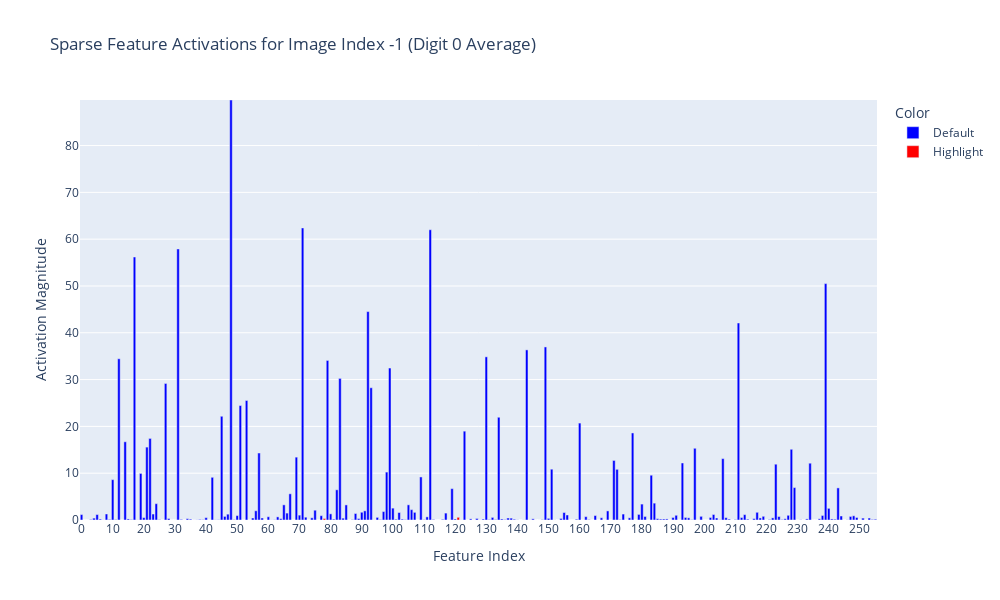
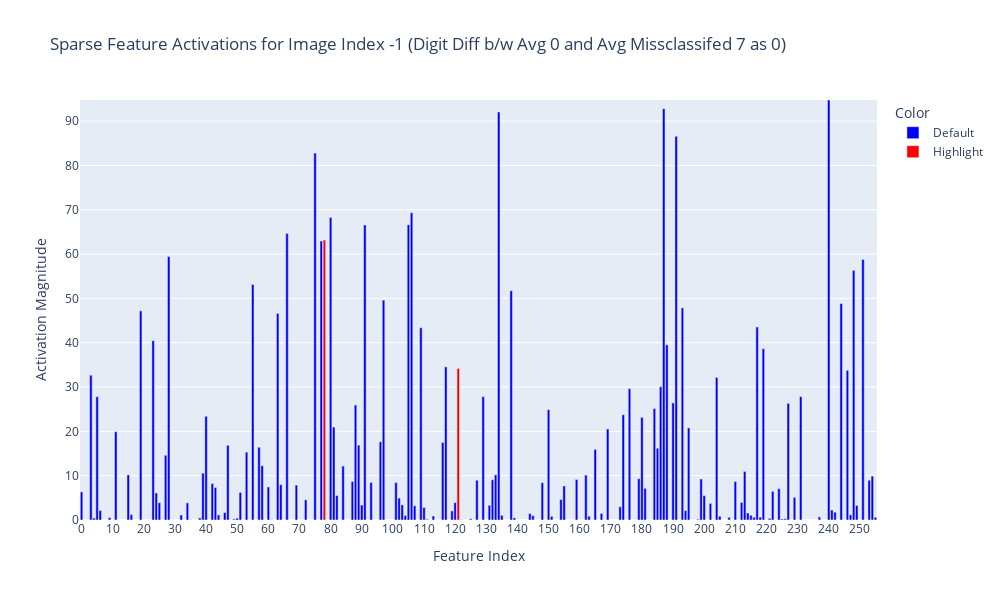

Write notebook code for charts like these, in order.
### Code cell
plot_sparse_features(avg_digit_encoding[0], -1, "0 Average", HIDDEN_SIZE)
plot_sparse_features(avg_missclassified_as_0 - avg_digit_encoding[0], -1, "Diff b/w Avg 0 and Avg Missclassifed 7 as 0", HIDDEN_SIZE)

### Figure 1 — Plotly figure (JSON) as saved in the notebook; plotly's stock layout.template omitted (floating-point values rounded to 4 significant figures; data arrays with more than 128 entries replaced by an {"elided": "..."} marker saying what was removed)
{"data": [{"alignmentgroup": "True", "hovertemplate": "Color=Default<br>Feature Index=%{x}<br>Activation=%{y:.4f}<extra></extra>", "legendgroup": "Default", "marker": {"color": "blue", "pattern": {"shape": ""}}, "name": "Default", "offsetgroup": "Default", "orientation": "v", "showlegend": true, "textposition": "auto", "type": "bar", "x": {"elided": "254 int values"}, "xaxis": "x", "y": {"elided": "254 float values"}, "yaxis": "y"}, {"alignmentgroup": "True", "hovertemplate": "Color=Highlight<br>Feature Index=%{x}<br>Activation=%{y:.4f}<extra></extra>", "legendgroup": "Highlight", "marker": {"color": "red", "pattern": {"shape": ""}}, "name": "Highlight", "offsetgroup": "Highlight", "orientation": "v", "showlegend": true, "textposition": "auto", "type": "bar", "x": [78, 121], "xaxis": "x", "y": [0.3213, 0.5748], "yaxis": "y"}], "layout": {"barmode": "relative", "height": 600, "legend": {"title": {"text": "Color"}, "tracegroupgap": 0}, "showlegend": true, "title": {"text": "Sparse Feature Activations for Image Index -1 (Digit 0 Average)"}, "width": 1000, "xaxis": {"anchor": "y", "autorange": true, "domain": [0, 1], "dtick": 10, "range": [-0.5, 255.5], "tickmode": "linear", "title": {"text": "Feature Index"}, "type": "linear"}, "yaxis": {"anchor": "x", "domain": [0, 1], "range": [0, 89.73], "title": {"text": "Activation Magnitude"}, "type": "linear"}}}

### Figure 2 — Plotly figure (JSON) as saved in the notebook; plotly's stock layout.template omitted (floating-point values rounded to 4 significant figures; data arrays with more than 128 entries replaced by an {"elided": "..."} marker saying what was removed)
{"data": [{"alignmentgroup": "True", "hovertemplate": "Color=Default<br>Feature Index=%{x}<br>Activation=%{y:.4f}<extra></extra>", "legendgroup": "Default", "marker": {"color": "blue", "pattern": {"shape": ""}}, "name": "Default", "offsetgroup": "Default", "orientation": "v", "showlegend": true, "textposition": "auto", "type": "bar", "x": {"elided": "254 int values"}, "xaxis": "x", "y": {"elided": "254 float values"}, "yaxis": "y"}, {"alignmentgroup": "True", "hovertemplate": "Color=Highlight<br>Feature Index=%{x}<br>Activation=%{y:.4f}<extra></extra>", "legendgroup": "Highlight", "marker": {"color": "red", "pattern": {"shape": ""}}, "name": "Highlight", "offsetgroup": "Highlight", "orientation": "v", "showlegend": true, "textposition": "auto", "type": "bar", "x": [78, 121], "xaxis": "x", "y": [63.18, 34.2], "yaxis": "y"}], "layout": {"barmode": "relative", "height": 600, "legend": {"title": {"text": "Color"}, "tracegroupgap": 0}, "showlegend": true, "title": {"text": "Sparse Feature Activations for Image Index -1 (Digit Diff b/w Avg 0 and Avg Missclassifed 7 as 0)"}, "width": 1000, "xaxis": {"anchor": "y", "autorange": true, "domain": [0, 1], "dtick": 10, "range": [-0.5, 255.5], "tickmode": "linear", "title": {"text": "Feature Index"}, "type": "linear"}, "yaxis": {"anchor": "x", "domain": [0, 1], "range": [0, 94.77], "title": {"text": "Activation Magnitude"}, "type": "linear"}}}
